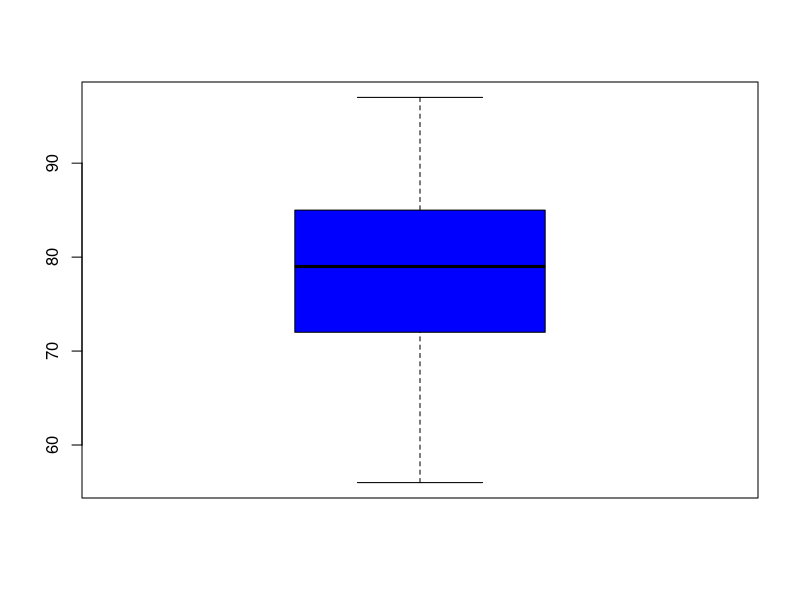
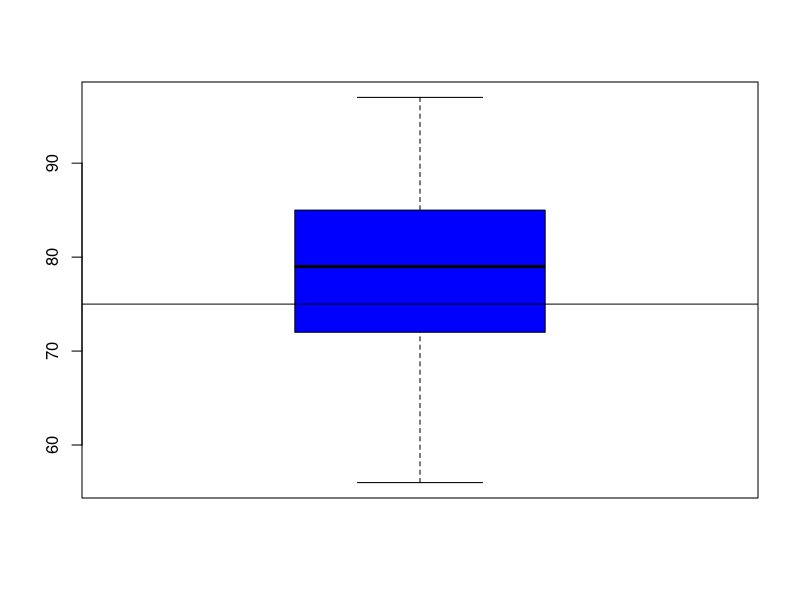
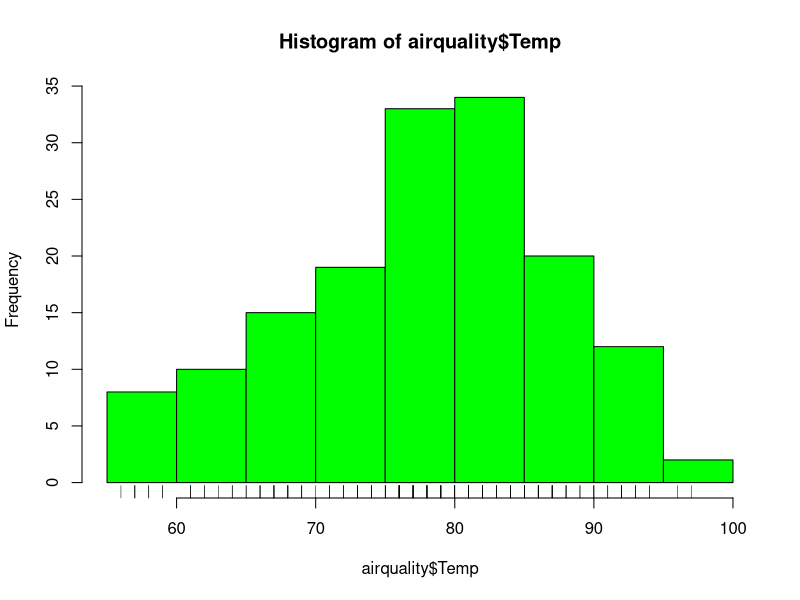
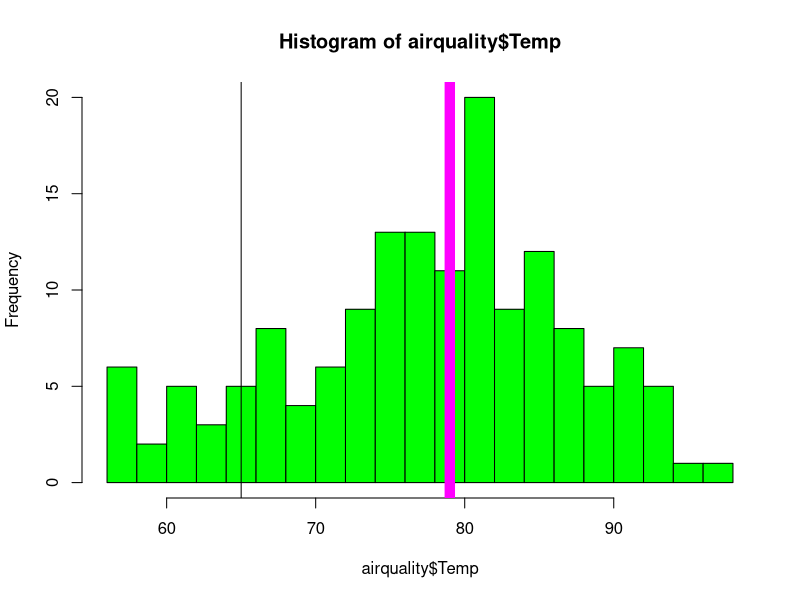
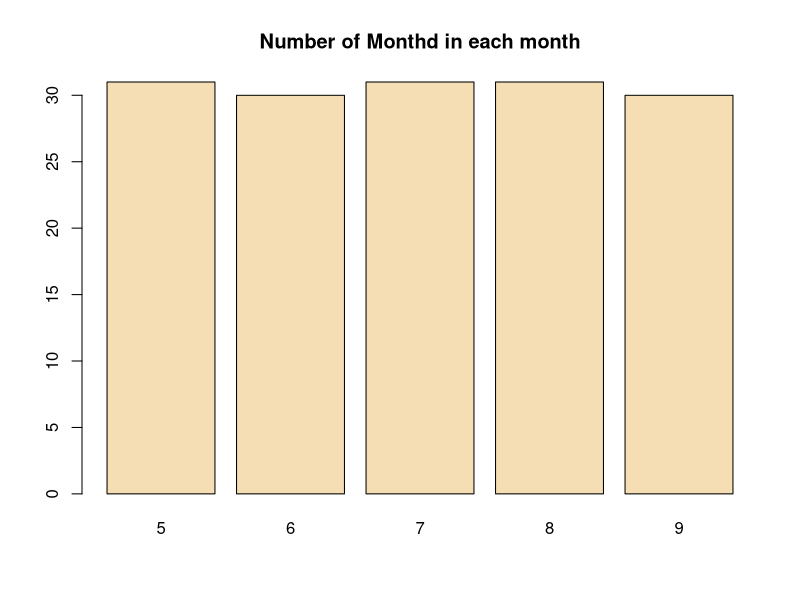
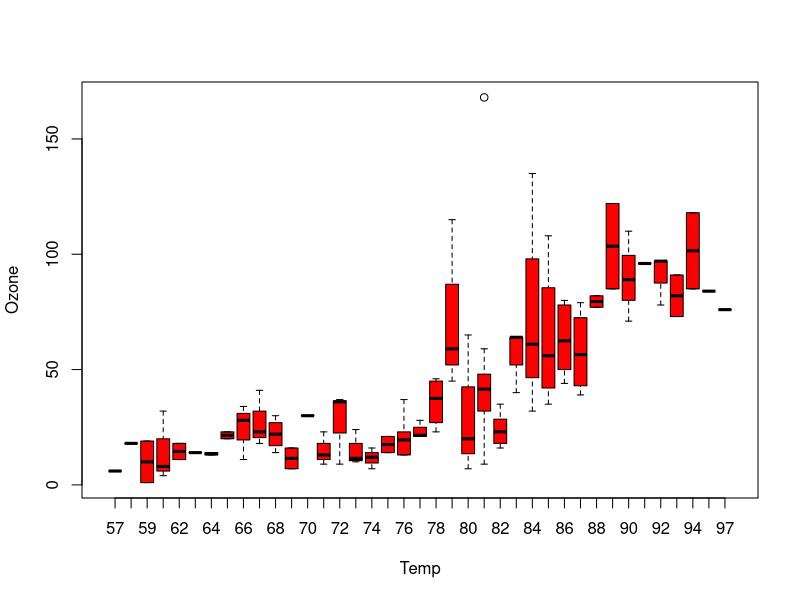
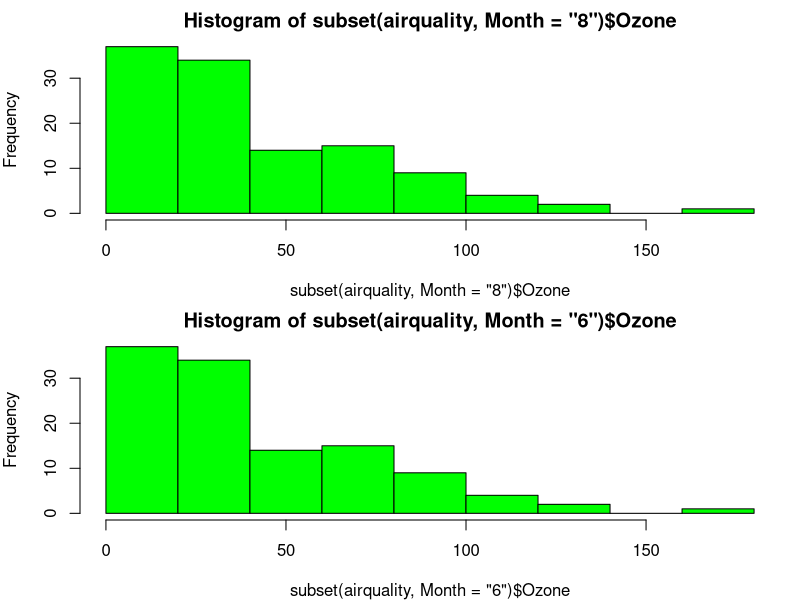
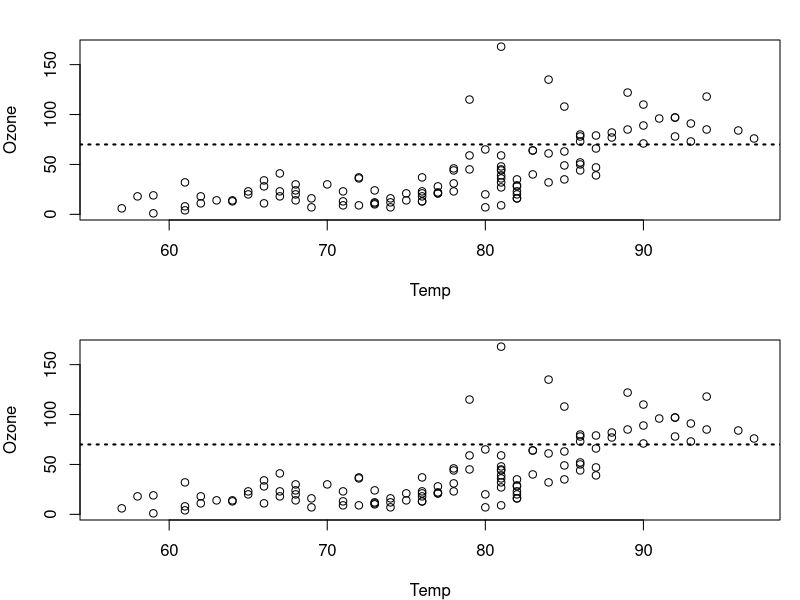

These figures' R source, in order:
library(datasets)
data("airquality")
airquality$Temp

summary(airquality$Temp)
boxplot(airquality$Temp, col ="blue")

boxplot(airquality$Temp, col ="blue")
abline(h=75 )


hist(airquality$Temp, col="green")
rug(airquality$Temp)
hist(airquality$Temp, col="green", breaks = 20)
abline(v=65)
abline(v=median(airquality$Temp), col="magenta", lwd = 10)


barplot(table(airquality$Month), col="wheat", main = "Number of Monthd in each month")
table(airquality$Month)


boxplot(Ozone~Temp, data = airquality, col="red")

par(mfrow=c(2,1), mar = c(4,4,2,1))
hist(subset(airquality, Month = "8")$Ozone, col="green")
hist(subset(airquality, Month = "6")$Ozone, col="green")

with(airquality, plot(Temp, Ozone))
abline(h=70, lwd = 2, lty = 3) 
str(airquality)
airquality$Mon = as.factor(airquality$Month)
with(airquality, plot(Temp, Ozone, color =Mon))
abline(h=70, lwd = 2, lty = 3) 
str(airquality)

par(mfrow=c(1,2), mar = c(5,4,2,1))
with(subset(airquality, Mon = "8"), plot(Temp, Ozone), main="8" )
with(subset(airquality, Mon = "6"), plot(Temp, Ozone), main="6" )
